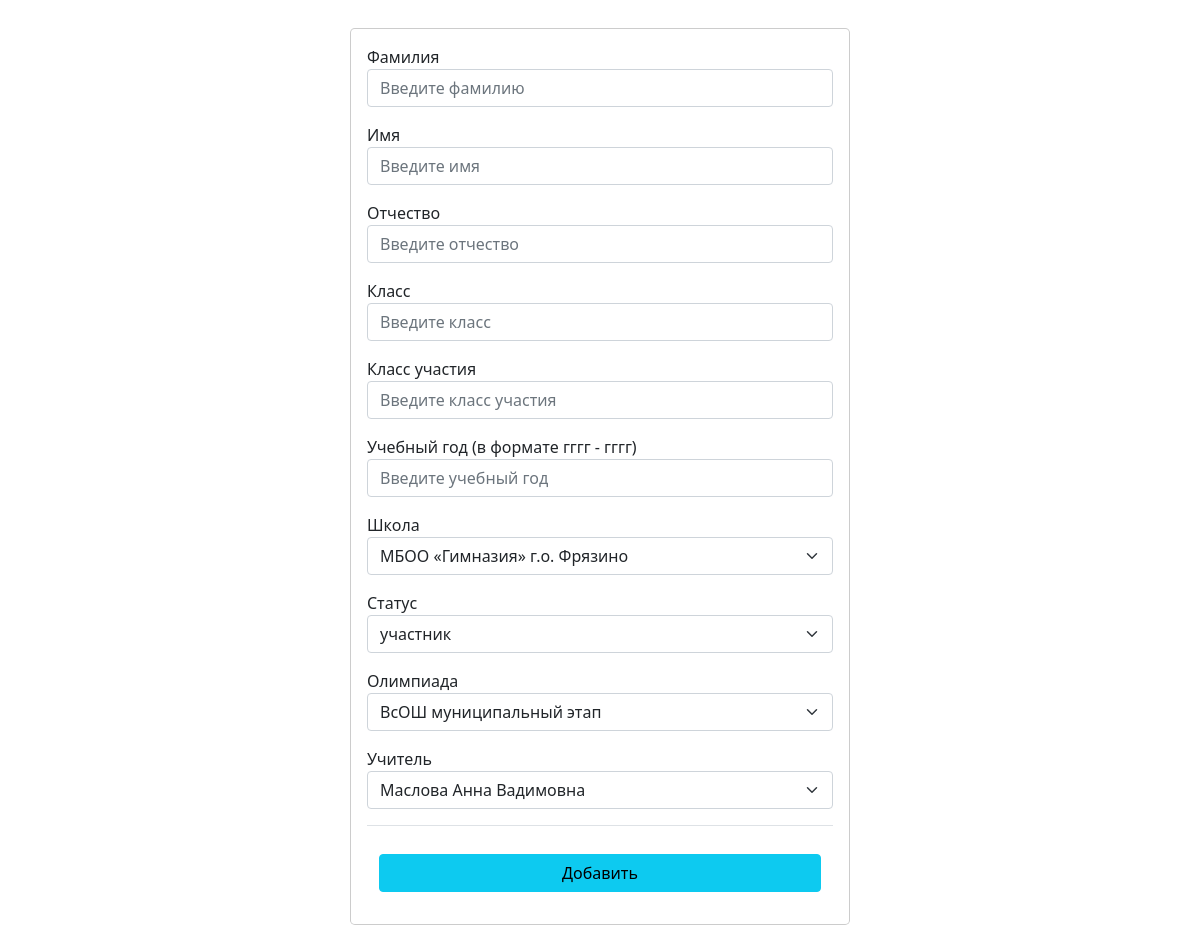
/students/add (signed in), run on the app's committed database.
### data/schools.py (models this page shows)
class School(SqlAlchemyBase):
    __tablename__ = 'schools'
    id = sqlalchemy.Column(sqlalchemy.Integer, primary_key=True, autoincrement=True, unique=True)
    name = sqlalchemy.Column(sqlalchemy.String, nullable=False, unique=True)
    users = orm.relationship("User", back_populates='school')
    students = orm.relationship("Student", back_populates='school')

### data/olympiads.py (models this page shows)
class Olympiad(SqlAlchemyBase):
    __tablename__ = 'olympiads'
    id = sqlalchemy.Column(sqlalchemy.Integer, primary_key=True, autoincrement=True, unique=True)
    name = sqlalchemy.Column(sqlalchemy.String, nullable=False)
    students = orm.relationship("Student", back_populates='olympiad')

### main.py (the view, shortened to what this page needs)
@app.route('/students/add', methods=['GET', 'POST'])
@login_required
def add():
    surname = ''
    name = ''
    patronymic = ''
    class_writing = ''
    class_take = ''
    year = ''
    db_sess = db_session.create_session()
    if current_user.admin:
        res1 = db_sess.query(School.name).all()
        res3 = db_sess.query(User.surname, User.name, User.patronymic).all()
    else:
        res1 = [(current_user.school.name,)]
        res3 = [(f'{current_user.surname} {current_user.name} {current_user.patronymic}',)]
    res2 = db_sess.query(Olympiad.name).all()
    for i in range(len(res3)):
        res3[i] = (' '.join(list(res3[i])),)
    return render_template('Addform.html', surname=surname, name=name, patronymic=patronymic, class_writing=class_writing,
                           class_take=class_take, year=year, title='Добавление', sch=res1, stat=['участник', 'призёр', 'победитель'], olim=res2, teach=res3)

### data/db_session.py (called while the page is built)
def create_session() -> Session:
    global __factory
    return __factory()

### main.py (called while the page is built)
@login_manager.user_loader
def load_user(id):
    db_sess = db_session.create_session()
    return db_sess.query(User).get(id)

### templates/Addform.html (shortened to what this page needs)
<!DOCTYPE html>
<html lang="ru">
<head>
    <link rel="stylesheet" href="https://cdn.jsdelivr.net/npm/bootstrap@5.0.0-beta1/dist/css/bootstrap.min.css"
>
</head>
<body>
    <div class="modal-dialog modal-dialog-centered">
        <div class="modal-content">
            <form action="" method="post">
                <div class="modal-body">
                    <div class="mb-3">
                        <label for="Username">Фамилия</label>
                        <input type="text" name="surname" value="{{surname}}" class="form-control" id="Username"
                            placeholder="Введите фамилию" required>
                    </div>
                    <div class="mb-3">
                        <label for="Username">Имя</label>
                        <input type="text" name="name" value="{{name}}" class="form-control" id="Username"
                            placeholder="Введите имя" required>
                    </div>
                    <div class="mb-3">
                        <label for="Username">Отчество</label>
                        <input type="text" name="patronymic" value="{{patronymic}}" class="form-control" id="Username"
                            placeholder="Введите отчество" required>
                    </div>
                    <div class="mb-3">
                        <label for="Username">Класс</label>
                        <input type="text" name="class_writing" value="{{class_writing}}" class="form-control"
                            id="Username" placeholder="Введите класс" required>
                    </div>
                    <div class="mb-3">
                        <label for="Username">Класс участия</label>
                        <input type="text" name="class_take" value="{{class_take}}" class="form-control" id="Username"
                            placeholder="Введите класс участия" required>
                    </div>
                    <div class="mb-3">
                        <label for="Username">Учебный год (в формате гггг - гггг)</label>
                        <input type="text" name="year" value="{{year}}" class="form-control" id="Username"
                            placeholder="Введите учебный год" required>
                    </div>
                    <div class="mb-3">
                        <label for="Username">Школа</label>
                        <select class="form-select" aria-label="Default select example" name="schools">
                            <option selected>{{sch[0][0]}}</option>
                        </select>
                    </div>
                    <div class="mb-3">
                        <label for="Username">Статус</label>
                        <select class="form-select" value={{username}} aria-label="Default select example"
                            name="status">
                            <option selected>{{stat[0]}}</option>
                        </select>
                    </div>
                    <div class="mb-3">
                        <label for="Password">Олимпиада</label>
                        <select class="form-select" aria-label="Default select example" name="olympiads">
                            <option selected>{{olim[0][0]}}</option>
                        </select>
                    </div>
                    <div class="mb-3">
                        <label for="Username">Учитель</label>
                        <select class="form-select" aria-label="Default select example" name="teachers">
                            <option selected>{{teach[0][0]}}</option>
                        </select>
                    </div>
                    <div class="modal-footer pt-4">
                        <button type="submit" class="btn btn-info mx-auto w-100">Добавить</button>
                    </div>
                </div>
            </form>
        </div>
    </div>
</body>
</html>

### data on the page
School: schools "МБОО «Гимназия» г.о. Фрязино"
Olympiad: olympiads "ВсОШ муниципальный этап"

### other printed values
form field status "участник"
form field teachers "Маслова Анна Вадимовна"
